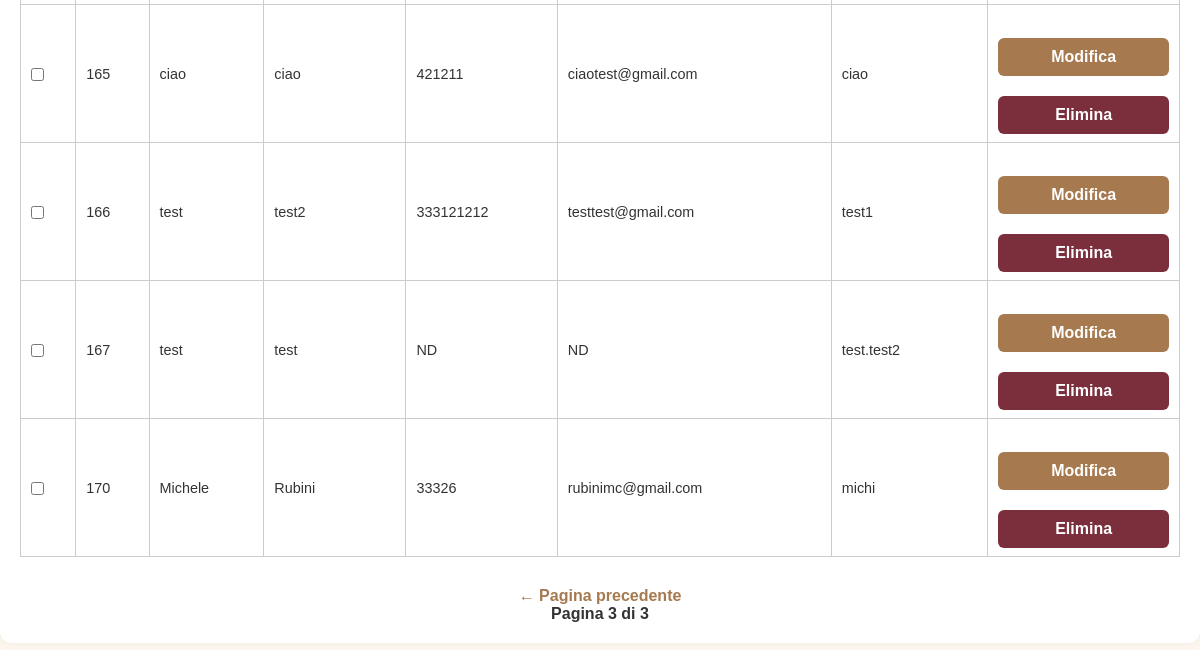
/admin_users?page=3&search= (signed in, lower part), run on an earlier commit of the app's database.
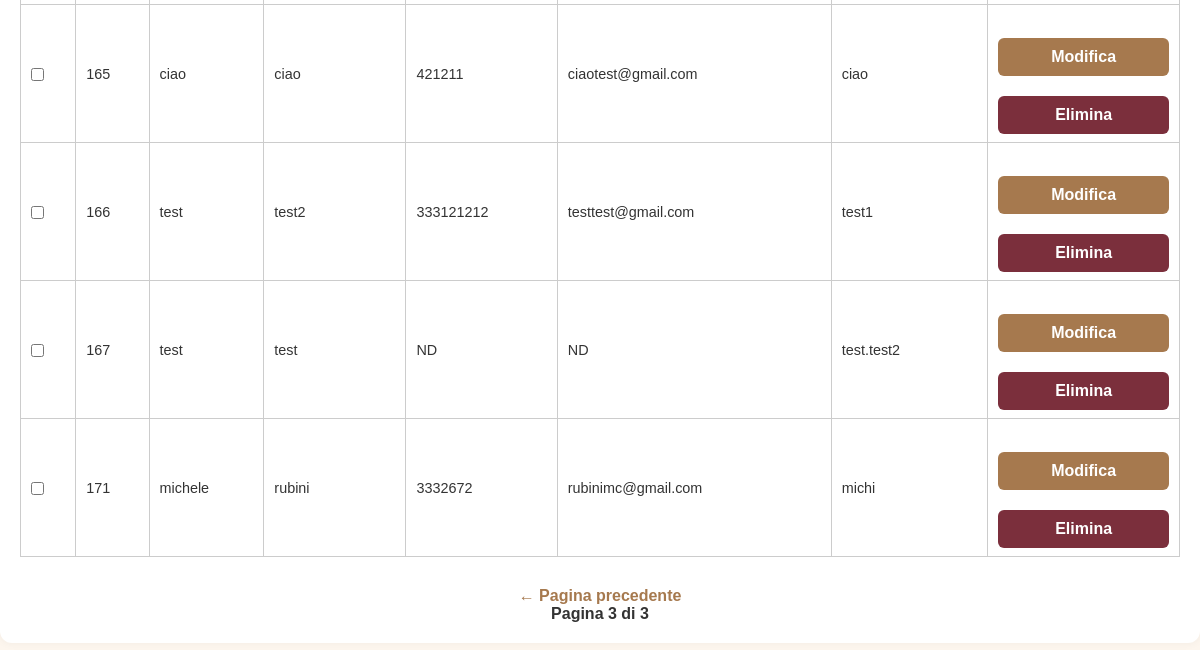
And on a later commit of the database.
### tables this page shows
CREATE TABLE users (
            id INTEGER PRIMARY KEY AUTOINCREMENT,
            username TEXT NOT NULL UNIQUE,
            password TEXT NOT NULL
        , name TEXT NOT NULL DEFAULT 'NOME', surname TEXT NOT NULL DEFAULT 'COGNOME', phone TEXT NOT NULL DEFAULT '0000000000', email TEXT, newsletter_optin INTEGER DEFAULT 0);

### app.py (the view)
@app.route('/admin_users')
def admin_users():
    if 'admin' not in session:
        return redirect(url_for('login_admin'))
    page = int(request.args.get('page', 1))
    per_page = 50
    offset = (page - 1) * per_page
    search_query = request.args.get('search', '').strip()
    conn = sqlite3.connect('bookings.db')
    cursor = conn.cursor()
    if search_query:
        search = f"%{search_query}%"
        cursor.execute("""
            SELECT COUNT(*) FROM users
            WHERE name LIKE ? OR surname LIKE ? OR phone LIKE ? OR email LIKE ?
        """, (search, search, search, search))
        total_users = cursor.fetchone()[0]
        cursor.execute("""
            SELECT id, name, surname, phone, email, username
            FROM users
            WHERE name LIKE ? OR surname LIKE ? OR phone LIKE ? OR email LIKE ?
            ORDER BY id
            LIMIT ? OFFSET ?
        """, (search, search, search, search, per_page, offset))
    else:
        cursor.execute("SELECT COUNT(*) FROM users")
        total_users = cursor.fetchone()[0]
        cursor.execute("""
            SELECT id, name, surname, phone, email, username
            FROM users
            ORDER BY id
            LIMIT ? OFFSET ?
        """, (per_page, offset))
    users = cursor.fetchall()
    conn.close()
    total_pages = (total_users + per_page - 1) // per_page
    return render_template('admin_users.html',
                           users=users,
                           page=page,
                           total_pages=total_pages,
                           search_query=search_query)

### templates/admin_users.html (shortened to what this page needs)
<!DOCTYPE html>
<html lang="it">
<head>
  <link rel="stylesheet" href="{{ url_for('static', filename='style.css') }}">
</head>
<body>
  <div class="page">
    <div class="container">
      {% if users %}
      <form method="post" action="{{ url_for('delete_selected_users') }}">
        <table>
          <tbody>
            {% for user in users %}
            <tr>
              <td><input type="checkbox" name="selected_users" value="{{ user[0] }}"></td>
              <td>{{ user[0] }}</td>
              <td>{{ user[1] }}</td>
              <td>{{ user[2] }}</td>
              <td>{{ user[3] }}</td>
              <td>{{ user[4] or 'ND' }}</td>
              <td>{{ user[5] }}</td>
              <td>
                <div class="actions">
                  <a href="{{ url_for('admin_edit_user', user_id=user[0]) }}">
                    <button class="big-btn" type="button">Modifica</button>
                  </a>
                  <form method="post" action="{{ url_for('admin_delete_user', user_id=user[0]) }}" onsubmit="return confirm('Confermi eliminazione utente {{ user[1] }} {{ user[2] }}?')">
                    <button type="submit" class="delete-btn">Elimina</button>
                  </form>
                </div>
              </td>
            </tr>
            {% endfor %}
          </tbody>
        </table>
      </form>
      <div class="pagination">
        {% if page > 1 %}
          <a href="{{ url_for('admin_users', page=page-1, search=search_query) }}">← Pagina precedente</a>
        {% endif %}
        <span>Pagina {{ page }} di {{ total_pages }}</span>
      </div>
      {% else %}
        <p>Nessun utente registrato.</p>
      {% endif %}
    </div>
  </div>
</body>
</html>

### static/style.css (style rules this page uses)
* { box-sizing: border-box; margin: 0; padding: 0; }
body { font-family: 'Arial', sans-serif; background-color: #fdf6ec; color: #333; display: flex; flex-direction: column; align-items: center; padding: 20px; }
.container { width: 100%; max-width: 600px; background: #fffaf2; padding: 20px; border-radius: 8px; box-shadow: 0 4px 12px rgba(0, 0, 0, 0.1); margin: 20px 0; }
form { display: flex; flex-direction: column; }
input, select, button { padding: 10px; margin-top: 5px; background-color: #fef9f0; color: #333; border: 1px solid #ccc; border-radius: 5px; font-size: 16px; }
button { background-color: #a67c52; color: #fff; cursor: pointer; font-weight: bold; transition: background-color 0.3s; border: none; }
.big-btn { width: 100%; padding: 15px; font-size: 18px; margin: 10px 0; }
a { display: block; text-align: center; margin-top: 15px; text-decoration: none; color: #a67c52; font-weight: bold; }
table { width: 100%; border-collapse: collapse; margin-top: 20px; background-color: #fff; color: #333; }
table, th, td { border: 1px solid #ddd; }

### templates/admin_users.html (style rules this page uses)
body { margin: 0; padding: 0; background-color: #fdf6ee; font-family: sans-serif; }
.page { width: 100%; display: flex; justify-content: center; }
.container { max-width: 1400px; margin: 40px auto; padding: 20px; background-color: #fff; border-radius: 12px; box-shadow: 0 0 10px rgba(0, 0, 0, 0.05); }
table { width: 100%; border-collapse: collapse; font-size: 0.9rem; }
.actions { display: flex; flex-direction: column; gap: 5px; }
.big-btn, .delete-btn { padding: 10px 16px; font-size: 1rem; border: none; border-radius: 6px; cursor: pointer; color: #fff; }
.big-btn { background-color: #a6794e; }
.delete-btn { background-color: #7b2f3c !important; }
.pagination { margin-top: 30px; text-align: center; font-size: 1rem; }
.pagination a { margin: 0 10px; text-decoration: none; font-weight: bold; color: #a6794e; }
.pagination span { font-weight: bold; }

What changed in the data, as far as the page shows it:
removed users: id "170", name "Michele", surname "Rubini", phone "33326", email "rubinimc@gmail.com", username "michi"
added users: id "171", name "michele", surname "rubini", phone "3332672", email "rubinimc@gmail.com", username "michi"
